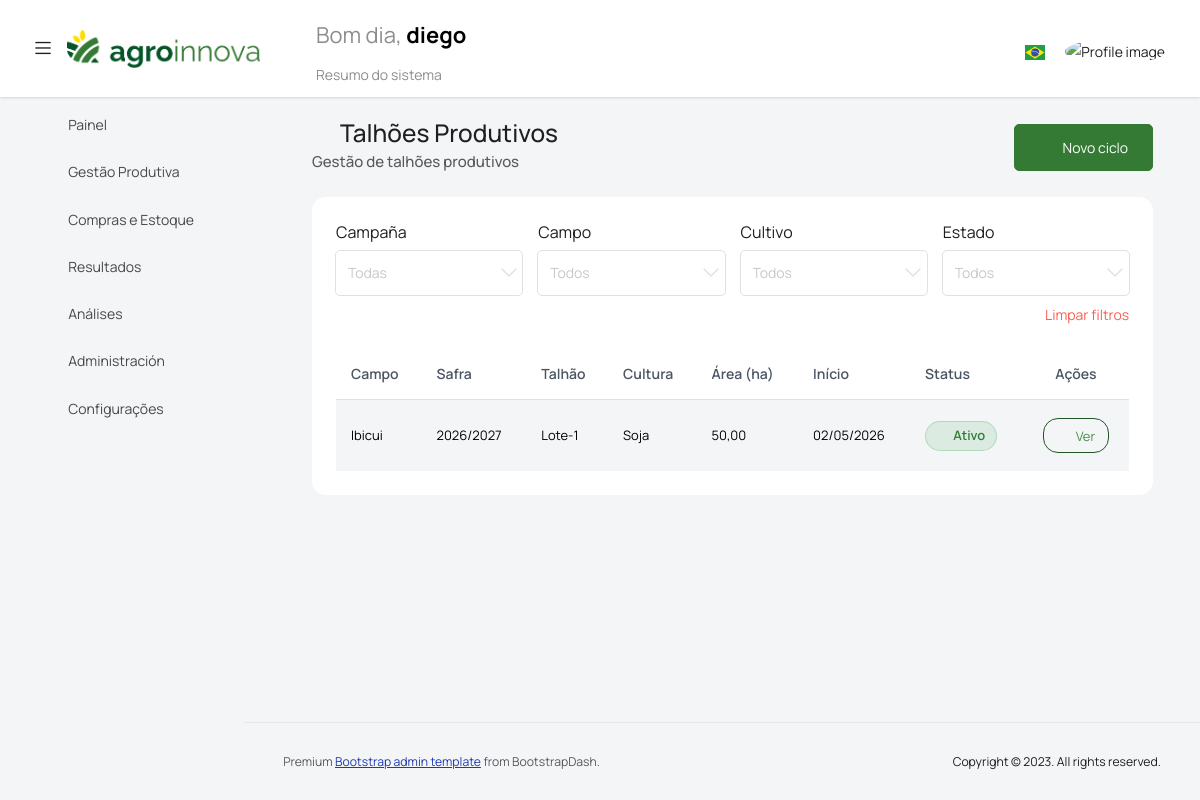
Before: /ciclos/ (signed in) with the older database file.
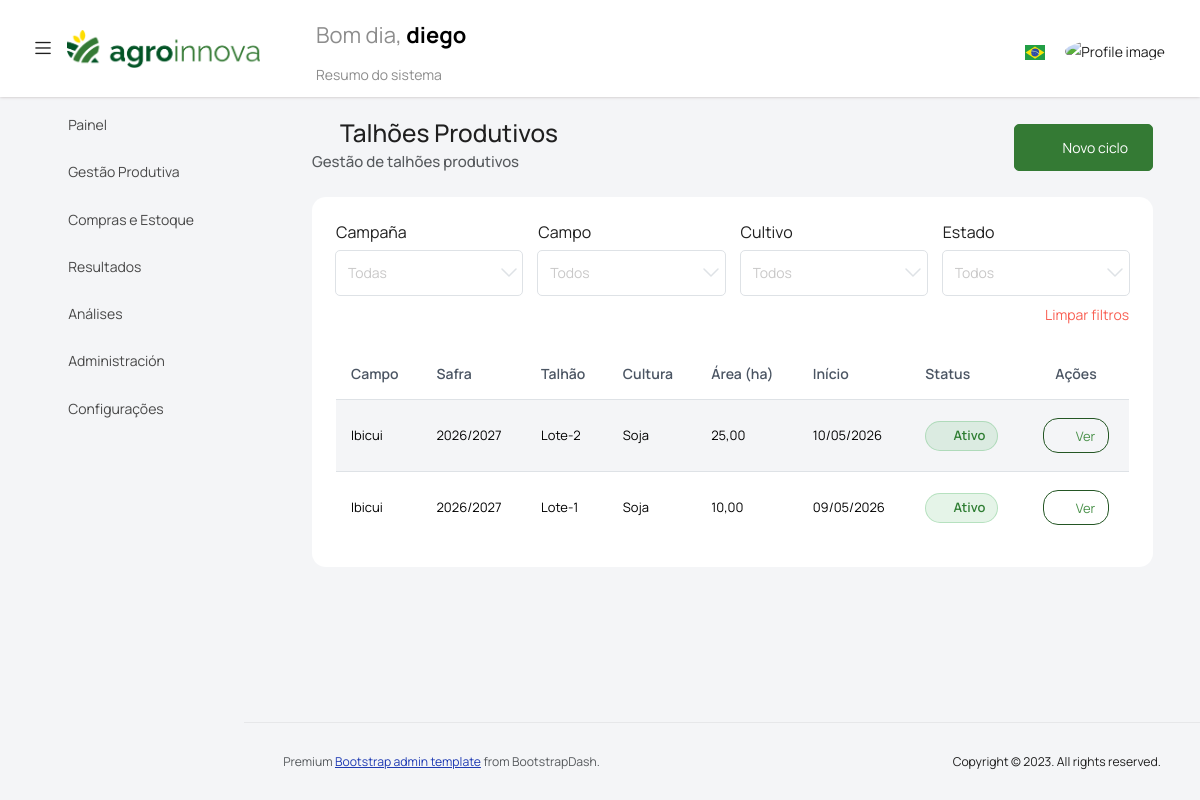
After: the same page with the newer database file.
### gestion_agro/models.py (models this page shows, shortened)
class CicloAgricola(models.Model):
    campo = models.ForeignKey(Campo, on_delete=models.CASCADE, related_name="ciclos")
    campana = models.ForeignKey(Campana, on_delete=models.CASCADE, related_name="ciclos")
    nombre_lote = models.CharField(max_length=50, blank=True, null=True)
    cultivo = models.ForeignKey(Cultivo, on_delete=models.CASCADE, related_name="ciclos")
    producto_final = models.ForeignKey(
        "Producto",
        on_delete=models.CASCADE,
        null=True,
        blank=True,
        related_name="ciclos_producto_final",
    )
    superficie_ha = models.DecimalField(max_digits=8, decimal_places=2)
    fecha_inicio = models.DateField()
    fecha_fin = models.DateField(null=True, blank=True)
    activa = models.BooleanField(default=True)
    class Meta:
        verbose_name = _("Ciclo agrícola")
        verbose_name_plural = _("Ciclos agrícolas")
        ordering = ["-fecha_inicio", "-id"]

class Campo(models.Model):
    empresa = models.ForeignKey(Empresa, on_delete=models.CASCADE,verbose_name=_("Empresa"), )
    nombre = models.CharField( max_length=100, verbose_name=_("Nombre del campo"),)
    ciudad =models.ForeignKey("agro.Ciudad", on_delete=models.CASCADE, verbose_name=_("Ciudad / Localidad"), )
    descripcion = models.CharField( max_length=100, verbose_name=_("Descripción"), )
    superficie_ha = models.DecimalField(max_digits=10, decimal_places=2, verbose_name=_("Superficie total"),
        help_text=_("Superficie total del campo expresada en hectáreas"),
    )
    image = models.ImageField( default="default.jpg", upload_to="campos", verbose_name=_("Imagen"),)
    observaciones = models.TextField(null=True, blank=True, verbose_name=_("Observaciones"),)
    boundary_geojson = models.TextField(null=True, blank=True, verbose_name=_("Contorno del campo (GeoJSON)"))
    class Meta:
        verbose_name = _("Campo")
        verbose_name_plural = _("Campos")
    def __str__(self):
        return f"{self.nombre} ({self.superficie_ha} ha)"

class Campana(models.Model):
    empresa = models.ForeignKey(Empresa, on_delete=models.CASCADE, verbose_name=_("Empresa"))
    nombre = models.CharField(max_length=9, editable=False, verbose_name=_("Campaña"))
    fecha_desde = models.DateField(verbose_name=_("Fecha de inicio"))
    fecha_hasta = models.DateField(verbose_name=_("Fecha de finalización"))
    activa = models.BooleanField(default=False, verbose_name=_("Campaña activa"))
    observaciones = models.TextField(null=True, blank=True, verbose_name=_("Observaciones"))
    class Meta:
        verbose_name = _("Campaña")
        verbose_name_plural = _("Campañas")
        ordering = ["-fecha_desde"]
        unique_together = ("empresa", "nombre")
    def __str__(self):
        return self.nombre

class Cultivo(models.Model):
    empresa = models.ForeignKey(Empresa, on_delete=models.CASCADE, related_name="cultivos")
    nombre = models.CharField(max_length=100, unique=True, verbose_name=_("Cultura"))
    producto_default = models.ForeignKey(
        "Producto",
        on_delete=models.CASCADE,
        related_name="cultivos",
        verbose_name=_("Producto asociado"),
        null=True,
        blank=True
    )
    productos_finales = models.ManyToManyField(
        "Producto",
        related_name="cultivos_finales",
        blank=True,
        verbose_name=_("Productos finales (cosecha)")
    )
    class Meta:
        verbose_name = _("Cultura")
        verbose_name_plural = _("Culturas")
        ordering = ["nombre"]
    def __str__(self):
        return self.nombre

### gestion_agro/views.py (the view)
# urls.py: path('ciclos/', vista_lista_ciclos, name='vista_lista_ciclos'),
@login_required
def vista_lista_ciclos(request):
    empresa = request.user.profile.empresa
    ciclos = (
        CicloAgricola.objects.filter(
            campo__empresa=empresa,
            activa=True
        )
        .select_related("campo", "campana", "cultivo")
        .order_by("-fecha_inicio")
    )
    form = CicloFiltroForm(empresa=empresa)
    context = {
        "ciclos": ciclos,
        "form": form,
        "empresa": empresa,
    }
    return render(request, "vista_lista_ciclos.html", context)

### gestion_agro/forms.py
class CicloFiltroForm(BaseSimpleForm):
    campana = forms.ModelChoiceField(queryset=None, required=False, empty_label="Todas", label="Campaña")
    campo = forms.ModelChoiceField(queryset=None, required=False, empty_label="Todos", label="Campo" )
    cultivo = forms.ModelChoiceField(queryset=None, required=False, empty_label="Todos", label="Cultivo")
    estado = forms.ChoiceField(choices=[("", "Todos"), ("activo", "Activo"), ("cerrado", "Cerrado"), ], required=False, label="Estado" )
    def __init__(self, *args, **kwargs):
        empresa = kwargs.pop("empresa", None)
        super().__init__(*args, **kwargs)
        if empresa:
            self.fields["campana"].queryset = Campana.objects.filter(empresa=empresa).order_by("-fecha_desde")
            self.fields["campo"].queryset = Campo.objects.filter(empresa=empresa).order_by("nombre")
        self.fields["cultivo"].queryset = Cultivo.objects.all().order_by("nombre")

### templates/vista_lista_ciclos.html (shortened to what the changed rows need)
{% extends 'base.html' %}
{% load static %}
{% load i18n %}
{% block content %}
<div class="container-fluid">
    <div class="upload-card">
        <div class="col-lg-12 grid-margin stretch-card">
            <div class="card">
                <div class="card-body">
                    <div id="contenedor-tabla-ciclos">
                        <div class="table-responsive">
                            <table class="table table-striped align-middle">
                                <thead>
                                    <tr>
                                        <th>{% translate "Campo" %}</th>
                                        <th>{% translate "Campaña" %}</th>
                                        <th>{% translate "Lote" %}</th>
                                        <th>{% translate "Cultivo" %}</th>
                                        <th>{% translate "Superficie (ha)" %}</th>
                                        <th>{% translate "Inicio" %}</th>
                                        <th>{% translate "Estado" %}</th>
                                        <th class="text-center">{% translate "Acciones" %}</th>
                                    </tr>
                                </thead>
                                <tbody id="tabla_ciclos">
                                    {% for ciclo in ciclos %}
                                    <tr>
                                        <td>{{ ciclo.campo.nombre }}</td>
                                        <td>{{ ciclo.campana }}</td>
                                        <td>{{ ciclo.nombre_lote }}</td>
                                        <td>{{ ciclo.cultivo }}</td>
                                        <td>{{ ciclo.superficie_ha }}</td>
                                        <td>{{ ciclo.fecha_inicio|date:"d/m/Y" }}</td>
                                        <td>
                                            {% if ciclo.fecha_fin %}
                                                <span class="badge-estado-cerrado">
                                                    <i class="mdi mdi-lock-outline"></i>
                                                    {% translate "Cerrado" %}
                                                </span>
                                            {% else %}
                                                <span class="badge-estado-activo">
                                                    <i class="mdi mdi-check-circle-outline"></i>
                                                    {% translate "Activo" %}
                                                </span>
                                            {% endif %}
                                        </td>
                                        <td class="text-center">
                                            <a href="{% url 'vista_detalle_ciclo' ciclo.id %}" class="btn btn-sm btn-outline-success btn-ver-ciclo">
                                                <i class="mdi mdi-eye-outline me-1"></i>
                                                {% translate "Ver" %}
                                            </a>
                                        </td>
                                    </tr>
                                    {% empty %}
                                    <tr>
                                        <td colspan="8" class="text-center text-muted">
                                            {% translate "No hay ciclos agrícolas creados" %}
                                        </td>
                                    </tr>
                                    {% endfor %}
                                </tbody>
                            </table>
                        </div>
                    </div>
                </div>
            </div>
        </div>
    </div>
</div>
{% endblock %}

Changed rows visible on the page:
removed CicloAgricola: campo.nombre "Ibicui", campana "2026/2027", nombre_lote "Lote-1", cultivo "Soja", superficie_ha "50,00", fecha_inicio "02/05/2026"
added CicloAgricola: campo.nombre "Ibicui", campana "2026/2027", nombre_lote "Lote-2", cultivo "Soja", superficie_ha "25,00", fecha_inicio "10/05/2026"
added CicloAgricola: campo.nombre "Ibicui", campana "2026/2027", nombre_lote "Lote-1", cultivo "Soja", superficie_ha "10,00", fecha_inicio "09/05/2026"
